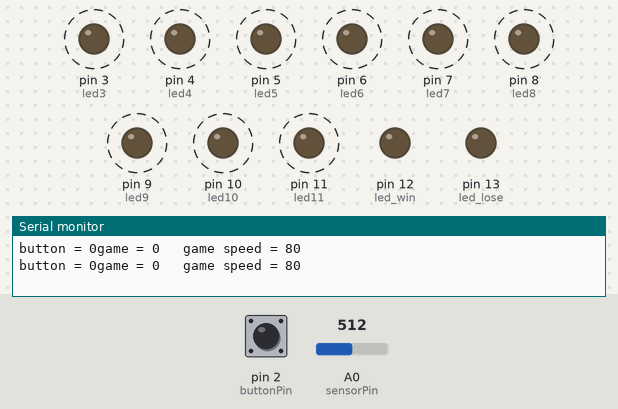
The sketch below on a simulated Arduino Mega 2560, built with avr-gcc and run on an emulated ATmega2560. Parts: output pins drawn as LEDs (lit = HIGH), the last lines printed to the serial monitor. Dashed ring = blinking. Inputs (shaded band) come from the test bench; at power-on: pin 2 (buttonPin) LOW, A0 (sensorPin) = 512.

Above: at 1.6 s.
1.7 s: pin 2 (buttonPin) pulled HIGH for 1 s
At 2.8 s:
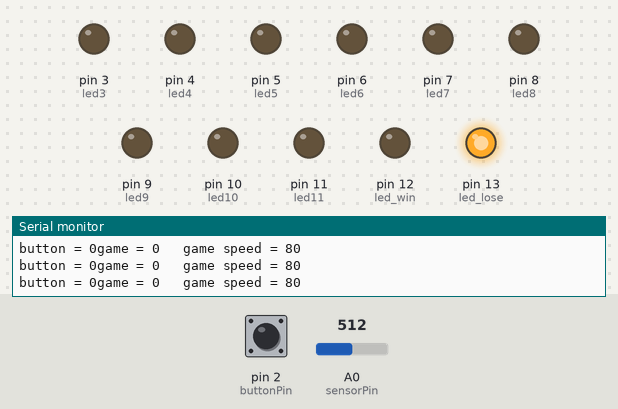
5.2 s: A0 (sensorPin) set to 0
8.9 s: A0 (sensorPin) set to 306
At 10.0 s:
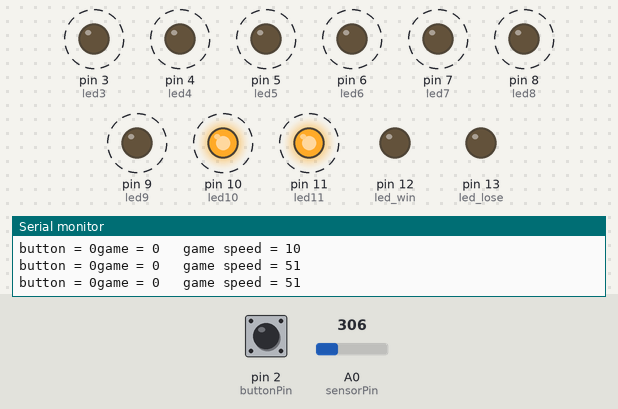
12.4 s: pin 2 (buttonPin) pulled HIGH for 3.2 s
At 12.9 s:
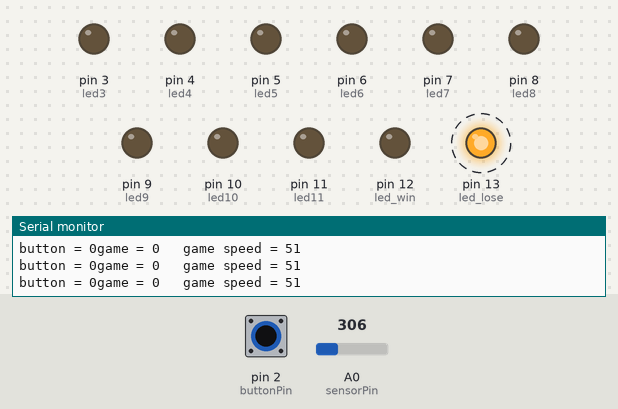
Timing chart, 0 to 18.1 s (numbered marks = the images above; inputs shaded):
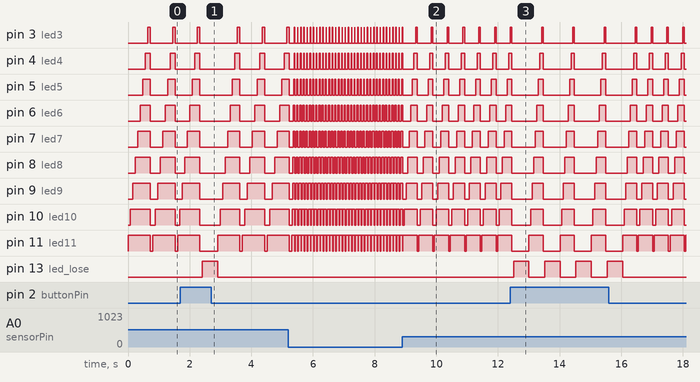

The sketch:

Reaction_Game_Git.ino
```cpp
/*
Program written by Collin Milliron

This program was written for and tested on the Arduino Mega 2560 R3 by Elegoo

Hook up a Pot with the wiper plugged into A0

Hook up LEDs from outputs 1-13 each through a resistor to Ground

*/

// These constants won't change. They're used to give names to the pins used:
const int buttonPin = 2;
int led3 = 3; // digital output to LED
int led4 = 4; // digital output to LED
int led5 = 5; // digital output to LED
int led6 = 6; // digital output to LED
int led7 = 7; // digital output to LED
int led8 = 8; // digital output to LED
int led9 = 9; // digital output to LED
int led10 = 10; // digital output to LED
int led11 = 11; // digital output to LED
int led_win = 12; // digital output to GREEN LED
int led_lose = 13; // digital output to RED LED

// variables will change:
int buttonState = 0;  // variable for reading the pushbutton status

int game = false; //
int sensorPin = A0;   // select the input pin for the potentiometer
int sensorValue = 0;        // value read from the pot
int speed = 100;

void setup() {
  // Initialize Serial Output
  Serial.begin(9600);
  // initialize digital pins powering the LEDs as an output.
  //pinMode(0, Button);
  pinMode(2, INPUT);
  pinMode(3, OUTPUT);
  pinMode(4, OUTPUT);
  pinMode(5, OUTPUT);
  pinMode(6, OUTPUT);
  pinMode(7, OUTPUT);
  pinMode(8, OUTPUT);
  pinMode(9, OUTPUT);
  pinMode(10, OUTPUT);
  pinMode(11, OUTPUT);
  pinMode(12, OUTPUT);
  pinMode(13, OUTPUT);
}

void loop() {

  // read the value from the sensor:
  sensorValue = analogRead(sensorPin);

  //outputValue = map(sensorValue, 0, 1023, 0, 255);
  speed = map(sensorValue, 0, 1023, 10, 150);

    // read the state of the pushbutton value:
  buttonState = digitalRead(buttonPin);

    if (buttonState == HIGH & game == true) {
  digitalWrite(led_win, HIGH);    //
  delay (500);
  digitalWrite(led_win, 0);
  }

  else if (buttonState == HIGH & game == false) {
  digitalWrite(led_lose, 1);    //
  delay (500);
  digitalWrite(led_lose, 0);
  }


  digitalWrite(led11, 1);    // LED on
    delay(speed);                      //The delay determines the game sensorValue. Can be changed.

  digitalWrite(led10, 1);    // LED on
    delay(speed);                      //The delay determines the game sensorValue. Can be changed.

  digitalWrite(led9, 1);    // LED on
    delay(speed);                      //The delay determines the game sensorValue. Can be changed.

  digitalWrite(led8, 1);    // LED on
    delay(speed);                      //The delay determines the game sensorValue. Can be changed.

  digitalWrite(led7, 1);    // LED on
    delay(speed);                      //The delay determines the game sensorValue. Can be changed.

  digitalWrite(led6, 1);    // LED on
    delay(speed);                      //The delay determines the game sensorValue. Can be changed.

  digitalWrite(led5, 1);    // LED on
    delay(speed);                      //The delay determines the game sensorValue. Can be changed.

  digitalWrite(led4, 1);    // LED on
    delay(speed);                      //The delay determines the game sensorValue. Can be changed.

  game = true;
  delay(2);
  digitalWrite(led3, 1);    // LED on
  delay(speed);                     //The delay determines the game sensorValue. Can be changed.


  game = false;
  digitalWrite(led3, 0);    // Turn all Leds off to restart the game
  digitalWrite(led4, 0);
  digitalWrite(led5, 0);
  digitalWrite(led6, 0);
  digitalWrite(led7, 0);
  digitalWrite(led8, 0);
  digitalWrite(led9, 0);
  digitalWrite(led10, 0);
  digitalWrite(led11, 0);
  digitalWrite(led11, 0);

  Serial.print("button = ");
  Serial.print(buttonState);
  Serial.print("game = ");
  Serial.print(game);
  Serial.print("\t game speed = ");
  Serial.println(speed);

  delay(speed);
  }
```

Measured:
- after the input at 1.7 s, pin 13 (led_lose): LOW → HIGH after 0.71 s, → LOW 0.50 s later
- after the input at 8.9 s, pin 3 (led3): alternates HIGH for 0.05 s and LOW for 0.46 s, starting after 0.43 s; pin 4 (led4): alternates HIGH for 0.10 s and LOW for 0.41 s, starting after 0.37 s
- after the input at 12.4 s, pin 13 (led_lose): alternates HIGH for 0.50 s and LOW for 0.51 s, 8 changes in all, then stays LOW, starting after 0.11 s
- by itself, pin 3 (led3): repeats every 0.10 s: HIGH 0.01 s, LOW 0.09 s
- by itself, pin 4 (led4): repeats every 0.10 s: HIGH 0.02 s, LOW 0.08 s
- by itself, pin 5 (led5): repeats every 0.10 s: HIGH 0.03 s, LOW 0.07 s
- by itself, pin 6 (led6): repeats every 0.10 s: HIGH 0.04 s, LOW 0.06 s
- by itself, pin 7 (led7): repeats every 0.10 s: HIGH 0.05 s, LOW 0.05 s
